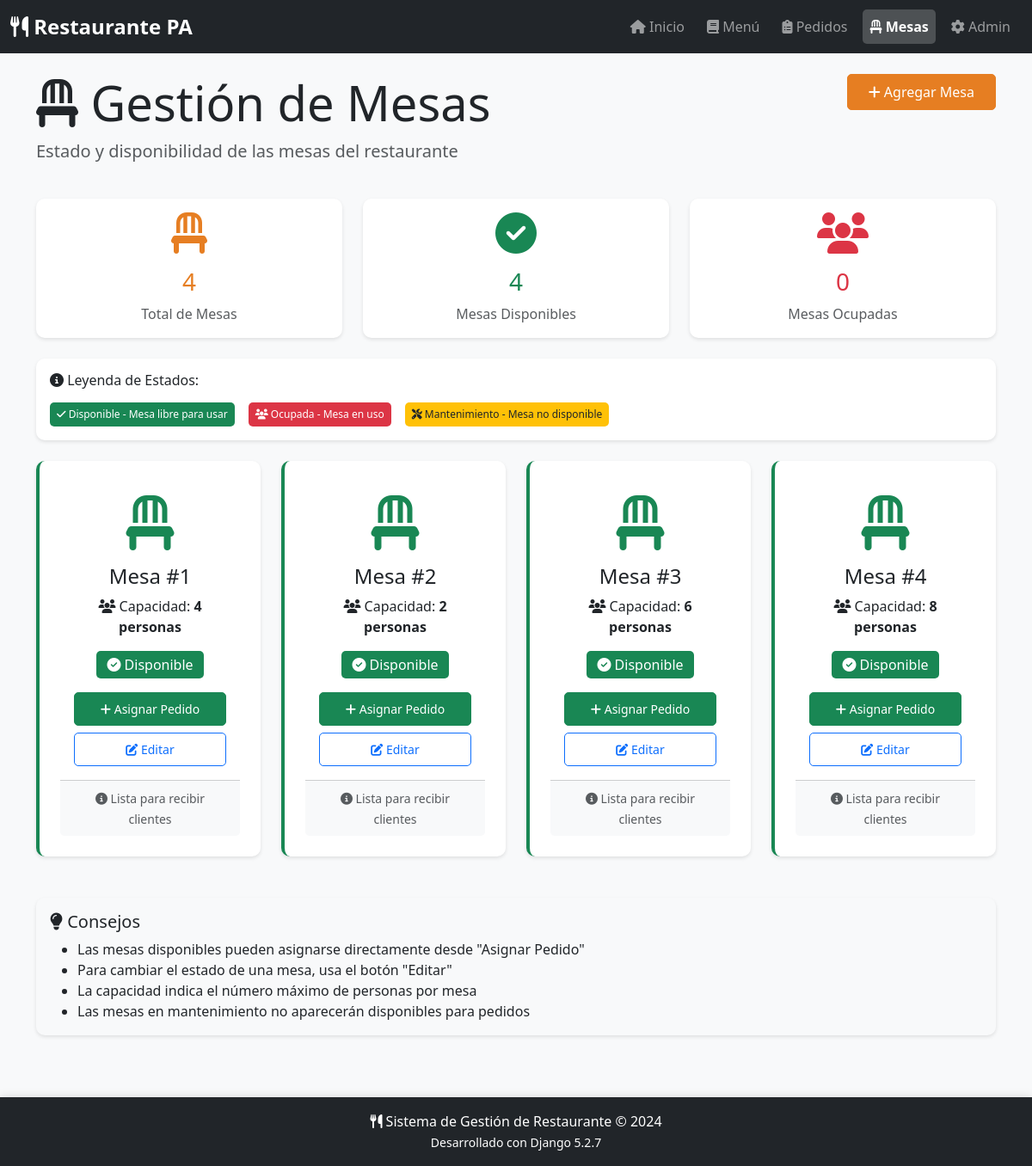
The page /mesas/ on the database as committed earlier.
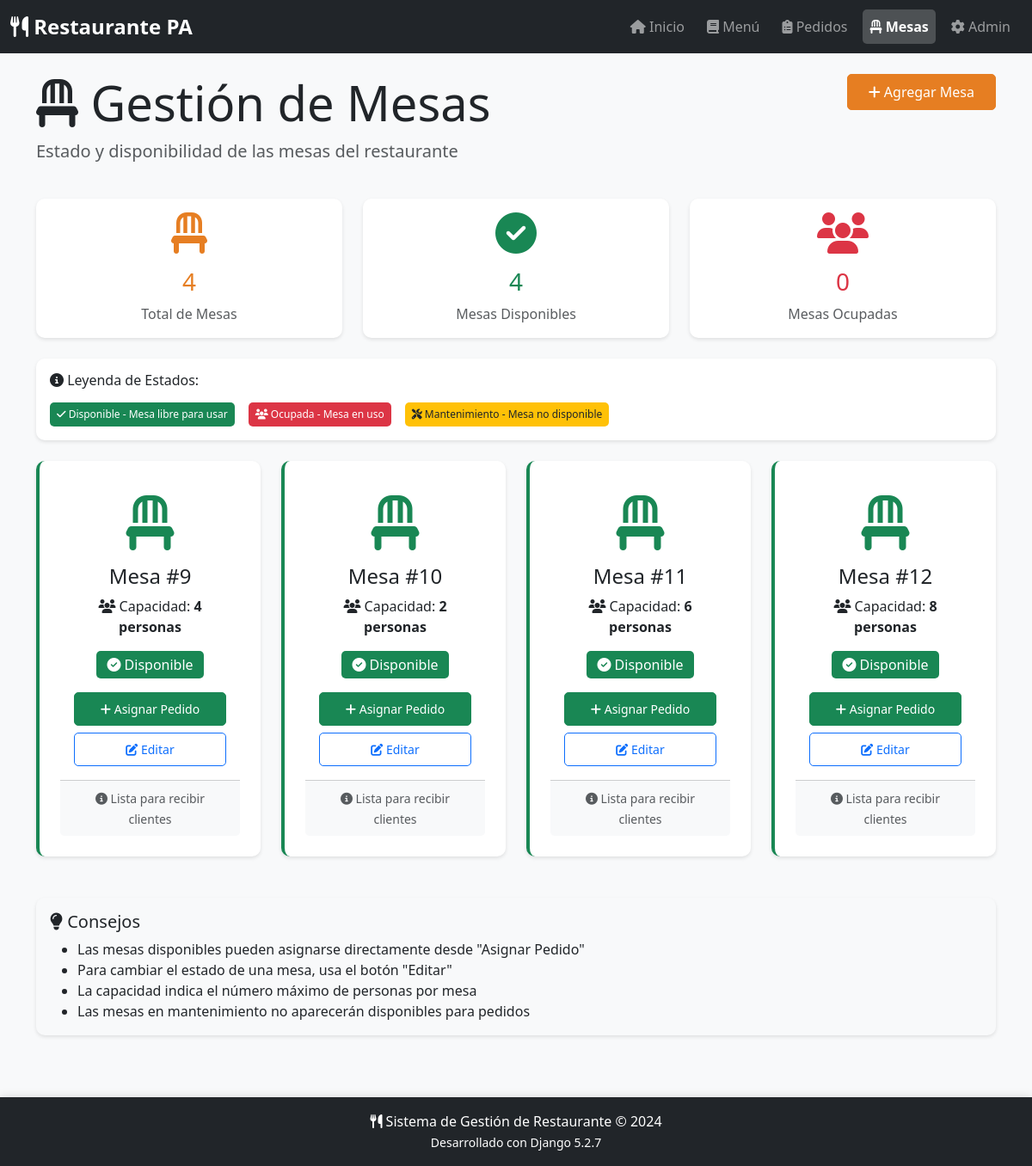
The same page on the database as committed later.
### core/models.py (models this page shows, shortened)
class Mesa(models.Model):
    capacidad = models.PositiveIntegerField()
    estado = models.ForeignKey(Estado, on_delete=models.PROTECT)

class Estado(models.Model):
    nombre = models.CharField(max_length=100)
    tipo_estado = models.ForeignKey(TipoEstado, on_delete=models.PROTECT)

### core/views.py (the view)
# urls.py: path('mesas/', views.mesas, name='mesas'),
def mesas(request):
    mesas_list = Mesa.objects.all().select_related('estado')
    disponibles = mesas_list.filter(estado__nombre='Disponible').count()
    ocupadas = mesas_list.filter(estado__nombre='Ocupada').count()
    context = {
        'mesas': mesas_list,
        'total_mesas': mesas_list.count(),
        'disponibles': disponibles,
        'ocupadas': ocupadas,
    }
    return render(request, 'core/mesas.html', context)

### core/templates/core/mesas.html (shortened to what this page needs)
{% extends 'base.html' %}
{% block content %}
<div class="container">
    <div class="row mb-4">
        <div class="col-md-8">
            <h1 class="display-4">
                <i class="fas fa-chair"></i> Gestión de Mesas
            </h1>
            <p class="lead text-muted">Estado y disponibilidad de las mesas del restaurante</p>
        </div>
        <div class="col-md-4 text-end">
            <a href="/admin/core/mesa/add/" class="btn btn-primary" target="_blank">
                <i class="fas fa-plus"></i> Agregar Mesa
            </a>
        </div>
    </div>
    <div class="row g-4 mb-4">
        <div class="col-md-4">
            <div class="card text-center border-primary">
                <div class="card-body">
                    <i class="fas fa-chair fa-3x text-primary mb-3"></i>
                    <h3 class="text-primary">{{ total_mesas }}</h3>
                    <p class="text-muted mb-0">Total de Mesas</p>
                </div>
            </div>
        </div>
        <div class="col-md-4">
            <div class="card text-center border-success">
                <div class="card-body">
                    <i class="fas fa-check-circle fa-3x text-success mb-3"></i>
                    <h3 class="text-success">{{ disponibles }}</h3>
                    <p class="text-muted mb-0">Mesas Disponibles</p>
                </div>
            </div>
        </div>
        <div class="col-md-4">
            <div class="card text-center border-danger">
                <div class="card-body">
                    <i class="fas fa-users fa-3x text-danger mb-3"></i>
                    <h3 class="text-danger">{{ ocupadas }}</h3>
                    <p class="text-muted mb-0">Mesas Ocupadas</p>
                </div>
            </div>
        </div>
    </div>
    <div class="row mb-4">
        <div class="col-12">
            <div class="card">
                <div class="card-body">
                    <h6 class="mb-3">
                        <i class="fas fa-info-circle"></i> Leyenda de Estados:
                    </h6>
                    <div class="d-flex flex-wrap gap-3">
                        <span class="badge bg-success p-2">
                            <i class="fas fa-check"></i> Disponible - Mesa libre para usar
                        </span>
                        <span class="badge bg-danger p-2">
                            <i class="fas fa-users"></i> Ocupada - Mesa en uso
                        </span>
                        <span class="badge bg-warning text-dark p-2">
                            <i class="fas fa-tools"></i> Mantenimiento - Mesa no disponible
                        </span>
                    </div>
                </div>
            </div>
        </div>
    </div>
    <div class="row g-4">
        {% if mesas %}
            {% for mesa in mesas %}
            <div class="col-md-6 col-lg-4 col-xl-3">
                <div class="card h-100 mesa-card
                            {% if mesa.estado.nombre == 'Disponible' %}mesa-disponible border-success
                            {% elif mesa.estado.nombre == 'Ocupada' %}mesa-ocupada border-danger
                            {% else %}border-warning{% endif %}">
                    <div class="card-body text-center">
                        <div class="mb-3">
                            <i class="fas fa-chair fa-4x
                                {% if mesa.estado.nombre == 'Disponible' %}text-success
                                {% elif mesa.estado.nombre == 'Ocupada' %}text-danger
                                {% else %}text-warning{% endif %}">
                            </i>
                        </div>
                        <h4 class="card-title mb-2">
                            Mesa #{{ mesa.id }}
                        </h4>
                        <p class="card-text mb-3">
                            <i class="fas fa-users"></i> Capacidad:
                            <strong>{{ mesa.capacidad }} personas</strong>
                        </p>
                        <div class="mb-3">
                            {% if mesa.estado.nombre == 'Disponible' %}
                                <span class="badge bg-success fs-6">
                                    <i class="fas fa-check-circle"></i> {{ mesa.estado.nombre }}
                                </span>
                            {% elif mesa.estado.nombre == 'Ocupada' %}
                                <span class="badge bg-danger fs-6">
                                    <i class="fas fa-user-clock"></i> {{ mesa.estado.nombre }}
                                </span>
                            {% else %}
                                <span class="badge bg-warning text-dark fs-6">
                                    <i class="fas fa-exclamation-triangle"></i> {{ mesa.estado.nombre }}
                                </span>
                            {% endif %}
                        </div>
                        <div class="d-grid gap-2">
                            {% if mesa.estado.nombre == 'Disponible' %}
                                <a href="{% url 'core:crear_pedido' %}?mesa={{ mesa.id }}"
                                   class="btn btn-success btn-sm">
                                    <i class="fas fa-plus"></i> Asignar Pedido
                                </a>
                            {% elif mesa.estado.nombre == 'Ocupada' %}
                                <button class="btn btn-outline-danger btn-sm" disabled>
                                    <i class="fas fa-lock"></i> En Uso
                                </button>
                            {% endif %}
                            <a href="/admin/core/mesa/{{ mesa.id }}/change/"
                               class="btn btn-outline-primary btn-sm"
                               target="_blank">
                                <i class="fas fa-edit"></i> Editar
                            </a>
                        </div>
                    </div>
                    <div class="card-footer bg-light">
                        <small class="text-muted">
                            <i class="fas fa-info-circle"></i>
                            {% if mesa.estado.nombre == 'Disponible' %}
                                Lista para recibir clientes
                            {% elif mesa.estado.nombre == 'Ocupada' %}
                                Mesa actualmente ocupada
                            {% else %}
                                No disponible temporalmente
                            {% endif %}
                        </small>
                    </div>
                </div>
            </div>
            {% endfor %}
        {% endif %}
    </div>
    <div class="row mt-5">
        <div class="col-12">
            <div class="card bg-light">
                <div class="card-body">
                    <h5><i class="fas fa-lightbulb"></i> Consejos</h5>
                    <ul class="mb-0">
                        <li>Las mesas disponibles pueden asignarse directamente desde "Asignar Pedido"</li>
                        <li>Para cambiar el estado de una mesa, usa el botón "Editar"</li>
                        <li>La capacidad indica el número máximo de personas por mesa</li>
                        <li>Las mesas en mantenimiento no aparecerán disponibles para pedidos</li>
                    </ul>
                </div>
            </div>
        </div>
    </div>
</div>
{% endblock %}

### core/templates/base.html (shortened to what this page needs)
<!DOCTYPE html>
<html lang="es">
<head>
    {% load static %}
    <link href="https://cdn.jsdelivr.net/npm/bootstrap@5.3.0/dist/css/bootstrap.min.css" rel="stylesheet">
    <link rel="stylesheet" href="https://cdnjs.cloudflare.com/ajax/libs/font-awesome/6.4.0/css/all.min.css">
    <link rel="stylesheet" href="{% static 'core/css/styles.css' %}">
</head>
<body>
    <nav class="navbar navbar-expand-lg navbar-dark bg-dark sticky-top">
        <div class="container-fluid">
            <a class="navbar-brand" href="{% url 'core:index' %}">
                <i class="fas fa-utensils"></i> Restaurante PA
            </a>
            <div class="collapse navbar-collapse" id="navbarNav">
                <ul class="navbar-nav ms-auto">
                    <li class="nav-item">
                        <a class="nav-link {% if request.resolver_match.url_name == 'index' %}active{% endif %}"
                           href="{% url 'core:index' %}">
                            <i class="fas fa-home"></i> Inicio
                        </a>
                    </li>
                    <li class="nav-item">
                        <a class="nav-link {% if request.resolver_match.url_name == 'menu' %}active{% endif %}"
                           href="{% url 'core:menu' %}">
                            <i class="fas fa-book"></i> Menú
                        </a>
                    </li>
                    <li class="nav-item">
                        <a class="nav-link {% if 'pedido' in request.resolver_match.url_name %}active{% endif %}"
                           href="{% url 'core:pedidos' %}">
                            <i class="fas fa-clipboard-list"></i> Pedidos
                        </a>
                    </li>
                    <li class="nav-item">
                        <a class="nav-link {% if request.resolver_match.url_name == 'mesas' %}active{% endif %}"
                           href="{% url 'core:mesas' %}">
                            <i class="fas fa-chair"></i> Mesas
                        </a>
                    </li>
                    <li class="nav-item">
                        <a class="nav-link" href="/admin/" target="_blank">
                            <i class="fas fa-cog"></i> Admin
                        </a>
                    </li>
                </ul>
            </div>
        </div>
    </nav>
    <main class="container-fluid py-4">
        {% block content %}{% endblock %}
    </main>
    <footer class="bg-dark text-white text-center py-3 mt-5">
        <div class="container">
            <p class="mb-0">
                <i class="fas fa-utensils"></i> Sistema de Gestión de Restaurante &copy; 2024
            </p>
            <small>Desarrollado con Django 5.2.7</small>
        </div>
    </footer>
</body>
</html>

### core/static/core/css/styles.css (style rules this page uses)
:root { --primary-color: #e67e22; --secondary-color: #34495e; --success-color: #27ae60; --danger-color: #e74c3c; --warning-color: #f39c12; --info-color: #3498db; --light-color: #ecf0f1; --dark-color: #2c3e50; }
body { font-family: 'Segoe UI', Tahoma, Geneva, Verdana, sans-serif; background-color: #f8f9fa; min-height: 100vh; display: flex; flex-direction: column; }
main { flex: 1; }
.navbar-brand { font-weight: bold; font-size: 1.5rem; transition: transform 0.3s ease; }
.nav-link { transition: all 0.3s ease; border-radius: 5px; margin: 0 5px; }
.nav-link.active { background-color: rgba(255, 255, 255, 0.2); font-weight: 600; }
.card { border: none; box-shadow: 0 2px 4px rgba(0, 0, 0, 0.1); transition: all 0.3s ease; border-radius: 10px; }
.mesa-card { text-align: center; padding: 1.5rem; transition: all 0.3s ease; }
.mesa-disponible { border-left: 4px solid var(--success-color); }
.mesa-card i { transition: transform 0.3s ease; }
.btn { border-radius: 5px; padding: 0.5rem 1.5rem; transition: all 0.3s ease; }
.btn-primary { background-color: var(--primary-color); border-color: var(--primary-color); }
.badge { padding: 0.5rem 0.75rem; font-weight: 500; border-radius: 5px; }
footer { margin-top: auto; box-shadow: 0 -2px 10px rgba(0, 0, 0, 0.1); }
.card { animation: fadeIn 0.5s ease; }
.text-primary { color: var(--primary-color) !important; }
.border-primary { border-color: var(--primary-color) !important; }

Rows that differ between the two databases and show on the page:
removed Mesa: id "1", capacidad "4", estado.nombre "Disponible", shows "Lista para recibir clientes"
removed Mesa: id "2", capacidad "2", estado.nombre "Disponible", shows "Lista para recibir clientes"
removed Mesa: id "3", capacidad "6", estado.nombre "Disponible", shows "Lista para recibir clientes"
removed Mesa: id "4", capacidad "8", estado.nombre "Disponible", shows "Lista para recibir clientes"
added Mesa: id "9", capacidad "4", estado.nombre "Disponible", shows "Lista para recibir clientes"
added Mesa: id "10", capacidad "2", estado.nombre "Disponible", shows "Lista para recibir clientes"
added Mesa: id "11", capacidad "6", estado.nombre "Disponible", shows "Lista para recibir clientes"
added Mesa: id "12", capacidad "8", estado.nombre "Disponible", shows "Lista para recibir clientes"
